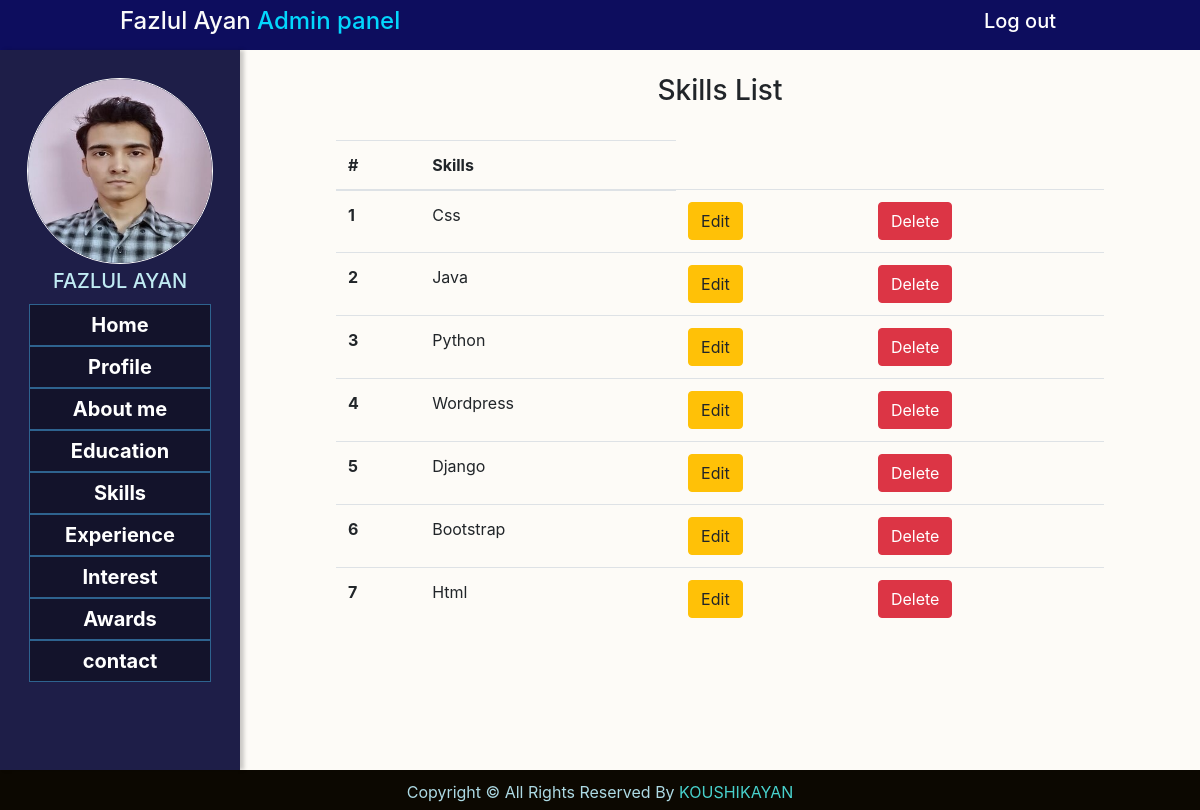
Screenshot of /c-edit-list-skill (signed in) with the database file from the repository.
### portfolioapp/models.py (models this page shows, shortened)
class Profile(models.Model):
    user = models.OneToOneField(User, primary_key = True, on_delete = models.CASCADE)
    name = models.CharField(max_length = 50)
    image = models.ImageField()

class Skill(models.Model):
    user = models.ForeignKey(User,  on_delete = models.CASCADE)
    title = models.CharField(max_length = 50)

### portfolioapp/views.py (the view)
# urls.py: path('c-edit-list-skill', c_edit_list_skill, name= 'c-edit-list-skill'),
def c_edit_list_skill(request):
    profile = Profile.objects.get(user = request.user)
    skill = Skill.objects.filter(user = request.user)
    context = {'skill': skill, 'profile': profile}
    return render(request, 'c_edit_list_skill.html', context)

### templates/c_edit_list_skill.html
{% extends 'c_base.html' %}
{% load static %}
{% block profile %}
    <img style="align-content: center; border: 1px solid white; " src="{{ profile.image.url}}" alt="This is profile picture">
{% endblock %}
{% block profileName %}
        <h5 style="text-transform: uppercase;">{{profile.name}}</h5>
{% endblock %}
{% block content %}
<br><h3 class="text-center">Skills List</h3><br>
<table class="table">
    <thead>
      <tr>
        <th scope="col">#</th>
        <th scope="col">Skills</th>
      </tr>
    </thead>
    <tbody>
    {% for i in skill %}
      <tr>
        <th scope="row">{{forloop.counter}} </th>
        <td>{{i.title}}</td>
        <td><a class="btn btn-warning" href="{% url 'c-edit-skill' i.id %}">Edit</a></td>
        <td><a class="btn btn-danger" href="{% url 'c-delete-skill' i.id %}">Delete</a></td>
      </tr>
    {% endfor %}
    </tbody>
  </table>
{% endblock %}
{% block rightsname %}
    {{user.username}}
{% endblock %}

### templates/c_base.html (shortened to what this page needs)
{% load static %}
<!doctype html>
<html lang="en">
  <head>
    <link rel="stylesheet" href="https://stackpath.bootstrapcdn.com/bootstrap/4.5.2/css/bootstrap.min.css">
    <link rel="stylesheet" href="{% static 'css/c_style.css' %}">
  </head>
  <body>
    <div class="body">
        <div class="header">
            <div class="left-header">
                {% if user.is_authenticated %}
                    <a style="text-decoration-line: none;" href="c-admin-home"><h4>{{ profile.name}}<span> Admin panel</span></h4></a>
                {% endif %}
            </div>
            <div class="right-header">
                <a style="text-decoration-line: none;" href="{% url 'login' %}"><h5>Log out</h5></a>
            </div>
        </div>
        <div class="content">
            <div class="navbar">
                <div class="nav-top">
                    {% block profile %}
                    {% endblock %}
                </div>
                <div class="profile-name">
                    {% block profileName %}
                    {% endblock %}
                </div>
                <div class="navlist">
                    <ul>
                        <li><a style="text-decoration-line: none;" href="{% url 'c-admin-home' %}">Home</a></li>
                        <li><a style="text-decoration-line: none;" href="{% url 'c-profile' %}">Profile</a></li>
                        <li><a style="text-decoration-line: none;" href="{% url 'c-about-me' %}">About me</a></li>
                        <li><a style="text-decoration-line: none;" href="{% url 'c-education' %}">Education</a></li>
                        <li><a style="text-decoration-line: none;" href="{% url 'c-skill' %}">Skills</a></li>
                        <li><a style="text-decoration-line: none;" href="{% url 'c-experience' %}">Experience</a></li>
                        <li><a style="text-decoration-line: none;" href="{% url 'c-interest' %}">Interest</a></li>
                        <li><a style="text-decoration-line: none;" href="{% url 'c-award' %}">Awards</a></li>
                        <li><a style="text-decoration-line: none;" href="{% url 'c-contact' %}">contact</a></li>
                    </ul>
                </div>
            </div>
            <div class="right-content">
                <div class="top">
                    <div class="m_top">
                        {% block content %}
                        {% endblock %}
                    </div>
                </div>
            </div>
        </div>
        <div class="footer">
            <p>Copyright © All Rights Reserved By
                <span style="text-transform: uppercase;">
                    {% block rightsname %}
                    {% endblock %}
                </span></p>
        </div>
    </div>
  </body>
</html>

### static/css/c_style.css (style rules this page uses)
* { margin: 0; padding: 0; }
.body { width: 1200px; height: 100vh; margin: auto; box-shadow: 0 4px 8px 0 rgba(0, 0, 0, 0.2), 0 6px 20px 0 rgba(0, 0, 0, 0.19); }
.header { align-items: center; display: flex; height: 50px; background-color: rgb(13, 13, 94); }
.left-header { width: 70%; padding-left: 10%; color: white; }
.left-header a h4 { color: rgb(250, 250, 250); }
.left-header span { color: #03D7FD; }
.right-header { width: 30%; text-align: center; color: white; font-weight: 400; }
.right-header a h5 { color: rgb(255, 255, 255); }
.content { background-color:rgb(253 251 247); height:90%; display: flex; }
.navbar { height: 100%; width: 20%; background-color: #1E1E48; box-shadow: 4px 0 4px 0 rgba(0, 0, 0, 0.2); }
.nav-top { width: 100%; height: 30%; }
.nav-top img { width: 186px; height: 186px; display: block; margin: auto; border-radius: 50%; margin-top:20px; }
.profile-name { height: 5%; width: 100%; margin: auto; color: rgb(192, 235, 243); font-size: 800px; }
.profile-name h5 { text-align: center; }
.navlist { height: 65%; margin: auto; text-align: center; }
.navlist li { background-color: rgb(19 19 43); list-style: none; border: .0010px solid rgb(46, 99, 143); }
.navlist li a { padding: 0 35px; display: block; line-height: 40px; color: white; font-weight: bold; font-size: 20px; }
.right-content { width: 80%; height: 100%; }
.top { height: 80%; width: 100%; margin: 0 auto; }
.m_top { width: 80%; margin: auto; overflow: scroll; }
.footer { height:5%; background-color: rgb(12, 8, 1); color: #addae4; }
.footer p { text-align: center; padding-top: 10px; }
.footer p span { color: mediumturquoise; }

### rows the page displays
Skill: title "Css"
Skill: title "Java"
Skill: title "Python"
Skill: title "Wordpress"
Skill: title "Django"
Skill: title "Bootstrap"
Skill: title "Html"

### other values shown
{{ user.username }} "KOUSHIKAYAN"
